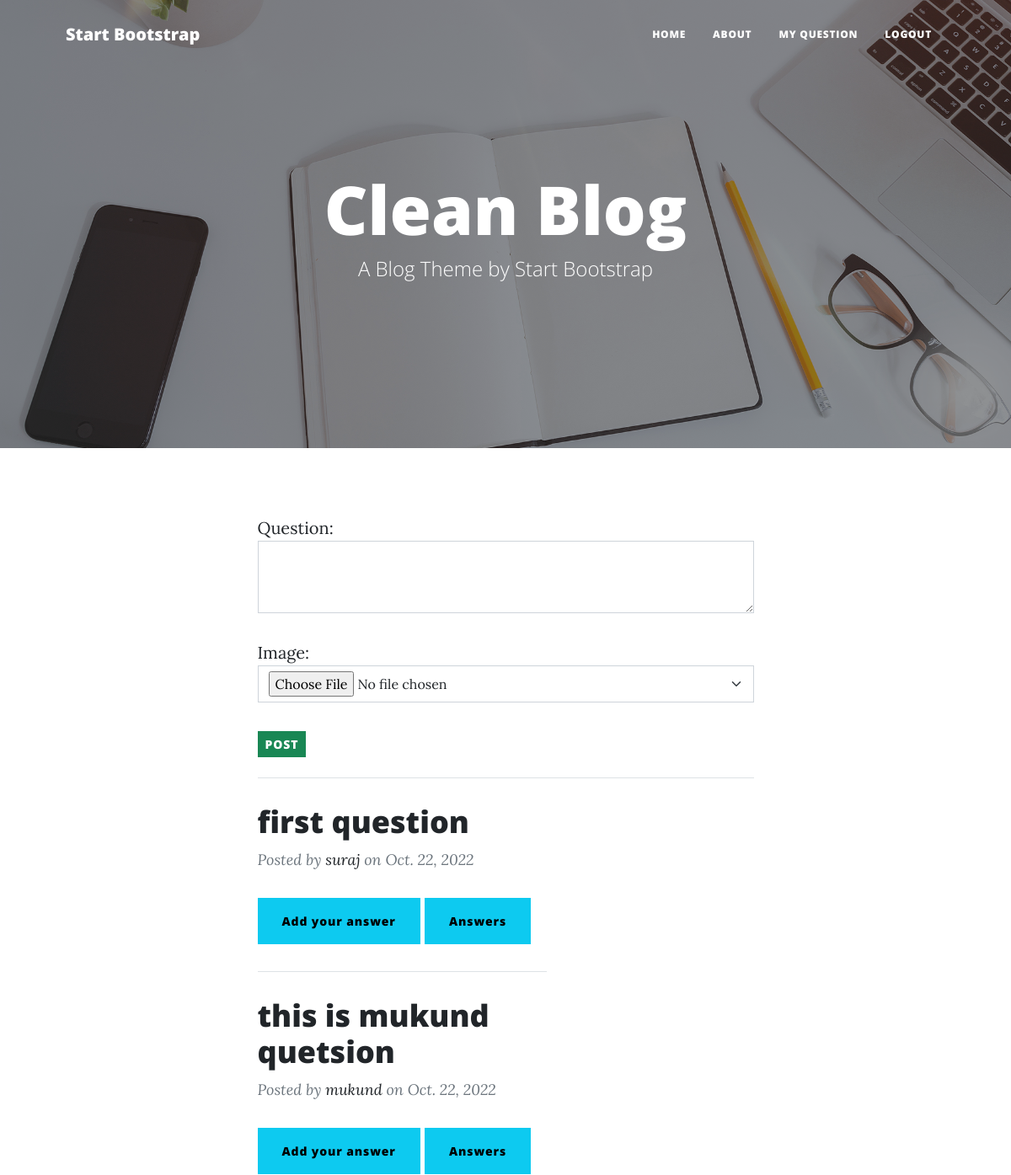
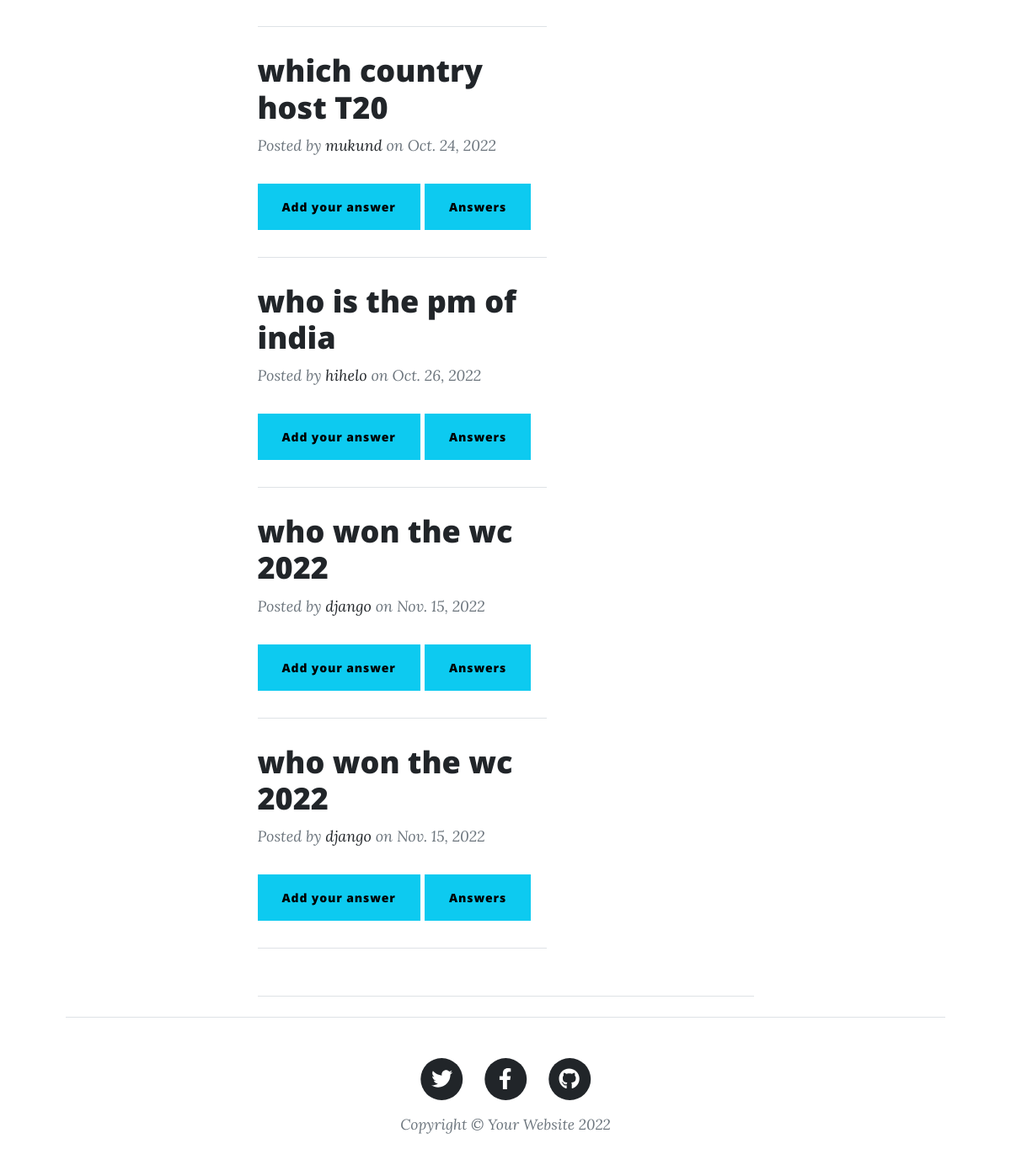
Page /home (signed in) on the committed database (2 pictures, top to bottom).
### stack/models.py (models this page shows, shortened)
class Questions(models.Model):
    question=models.CharField(max_length=200)
    image=models.ImageField(upload_to="images",null=True,blank=True)
    user=models.ForeignKey(User,on_delete=models.CASCADE)
    created_date=models.DateField(auto_now_add=True)
    is_active=models.BooleanField(default=True)
    @property
    def fetch_answers(self):
        answers=self.answers_set.all().annotate(up_count=Count('up_vote')).order_by('-up_count')
        return answers

### stack/views.py (the view, shortened to what this page needs)
# urls.py: path('home',views.IndexView.as_view(),name="home"),
@method_decorator(decorator,name="dispatch")
class IndexView(CreateView,ListView):
    template_name="index.html"
    form_class=QuestionForm
    model=Questions
    success_url=reverse_lazy("home")
    context_object_name="questions"
    def get_queryset(self):
        return Questions.objects.all().exclude(user=self.request.user)

### stack/forms.py
class QuestionForm(forms.ModelForm):
    class Meta:
        model=Questions
        fields=[
            "question",
            "image",
        ]
        widgets={
            "question":forms.Textarea(attrs={"class":"form-control","rows":3}),
            "image":forms.FileInput(attrs={"class":"form-select"})
                }

### stack/views.py (called while the page is built)
def signin_required(fn):
    def wrapper(request,*args,**kwargs):
        if not request.user.is_authenticated:
            messages.error(request,"you must login to perform action")
            return redirect("signin")
        else:
            return fn(request,*args,**kwargs)
    return wrapper

### stack/templates/index.html (shortened to what this page needs)
{%extends 'base.html'%}
{%block body_block%}
<div class="col-md-10 col-lg-8 col-xl-7">
  <div class="post-preview">
    <form action="" method="post" enctype="multipart/form-data">
      {{form.as_p}}
      <input type="submit" value="POST" class="btn btn-sm btn-success">
    </form>
  </div>
  <hr class="my-4" />
  {% for q in questions%}
  <div class="col-md-10 col-lg-8 col-xl-7">
    <div class="post-preview">
      <a href="post.html">
        <h2 class="post-title">{{q.question}}</h2>
      </a>
      <p class="post-meta">
        Posted by
        <a href="#!">{{q.user}}</a>
        on {{q.created_date}}
      <div>
        <p>
          <button class="btn btn-info" type="button" data-bs-toggle="collapse"
            data-bs-target="#collapseExample{{ forloop.counter }}" aria-expanded="false"
            aria-controls="collapseExample">
            Add your answer
          </button>
          <button class="btn btn-info" type="button" data-bs-toggle="collapse"
            data-bs-target="#answerlist{{ forloop.counter }}" aria-expanded="false" aria-controls="collapseExample">
            Answers
          </button>
        </p>
      </div>
      </p>
    </div>
    <hr class="my-4" />
  </div>
  {%endfor%}
</div>
{%endblock%}

### stack/templates/base.html (shortened to what this page needs)
<!DOCTYPE html>
{%load static%}
<html lang="en">
    <head>
        <link href="{%static 'css/styles.css'%}" rel="stylesheet" />
    </head>
    <body>
        <nav class="navbar navbar-expand-lg navbar-light" id="mainNav">
            <div class="container px-4 px-lg-5">
                <a class="navbar-brand" href="index.html">Start Bootstrap</a>
                <div class="collapse navbar-collapse" id="navbarResponsive">
                    <ul class="navbar-nav ms-auto py-4 py-lg-0">
                        <li class="nav-item"><a class="nav-link px-lg-3 py-3 py-lg-4" href="{% url 'home'%}">Home</a></li>
                        <li class="nav-item"><a class="nav-link px-lg-3 py-3 py-lg-4" href="about.html">About</a></li>
                        <li class="nav-item"><a class="nav-link px-lg-3 py-3 py-lg-4" href="{% url 'my-question' %}">My Question</a></li>
                        <li class="nav-item"><a class="nav-link px-lg-3 py-3 py-lg-4" href="{% url 'signout'%}">logout</a></li>
                    </ul>
                </div>
            </div>
        </nav>
        <header class="masthead" style="background-image: url('{%static 'assets/img/home-bg.jpg'%}')">
            <div class="container position-relative px-4 px-lg-5">
                <div class="row gx-4 gx-lg-5 justify-content-center">
                    <div class="col-md-10 col-lg-8 col-xl-7">
                        <div class="site-heading">
                            <h1>Clean Blog</h1>
                            <span class="subheading">A Blog Theme by Start Bootstrap</span>
                        </div>
                    </div>
                </div>
            </div>
        </header>
        <div class="container px-4 px-lg-5">
            <div class="row gx-4 gx-lg-5 justify-content-center">
                {%block body_block%}
                {%endblock %}
                <div class="col-md-10 col-lg-8 col-xl-7">
                    <hr class="my-4" />
            </div>
        </div>
        <footer class="border-top">
            <div class="container px-4 px-lg-5">
                <div class="row gx-4 gx-lg-5 justify-content-center">
                    <div class="col-md-10 col-lg-8 col-xl-7">
                        <ul class="list-inline text-center">
                            <li class="list-inline-item">
                                <a href="#!">
                                    <span class="fa-stack fa-lg">
                                        <i class="fas fa-circle fa-stack-2x"></i>
                                        <i class="fab fa-twitter fa-stack-1x fa-inverse"></i>
                                    </span>
                                </a>
                            </li>
                            <li class="list-inline-item">
                                <a href="#!">
                                    <span class="fa-stack fa-lg">
                                        <i class="fas fa-circle fa-stack-2x"></i>
                                        <i class="fab fa-facebook-f fa-stack-1x fa-inverse"></i>
                                    </span>
                                </a>
                            </li>
                            <li class="list-inline-item">
                                <a href="#!">
                                    <span class="fa-stack fa-lg">
                                        <i class="fas fa-circle fa-stack-2x"></i>
                                        <i class="fab fa-github fa-stack-1x fa-inverse"></i>
                                    </span>
                                </a>
                            </li>
                        </ul>
                        <div class="small text-center text-muted fst-italic">Copyright &copy; Your Website 2022</div>
                    </div>
                </div>
            </div>
        </footer>
    </body>
</html>

### rows in the picture
Questions: question "first question", user "suraj", created_date "Oct. 22, 2022"
Questions: question "this is mukund quetsion", user "mukund", created_date "Oct. 22, 2022"
Questions: question "which country host T20", user "mukund", created_date "Oct. 24, 2022"
Questions: question "who is the pm of india", user "hihelo", created_date "Oct. 26, 2022"
Questions: question "who won the wc 2022", user "django", created_date "Nov. 15, 2022"
Questions: question "who won the wc 2022", user "django", created_date "Nov. 15, 2022"
